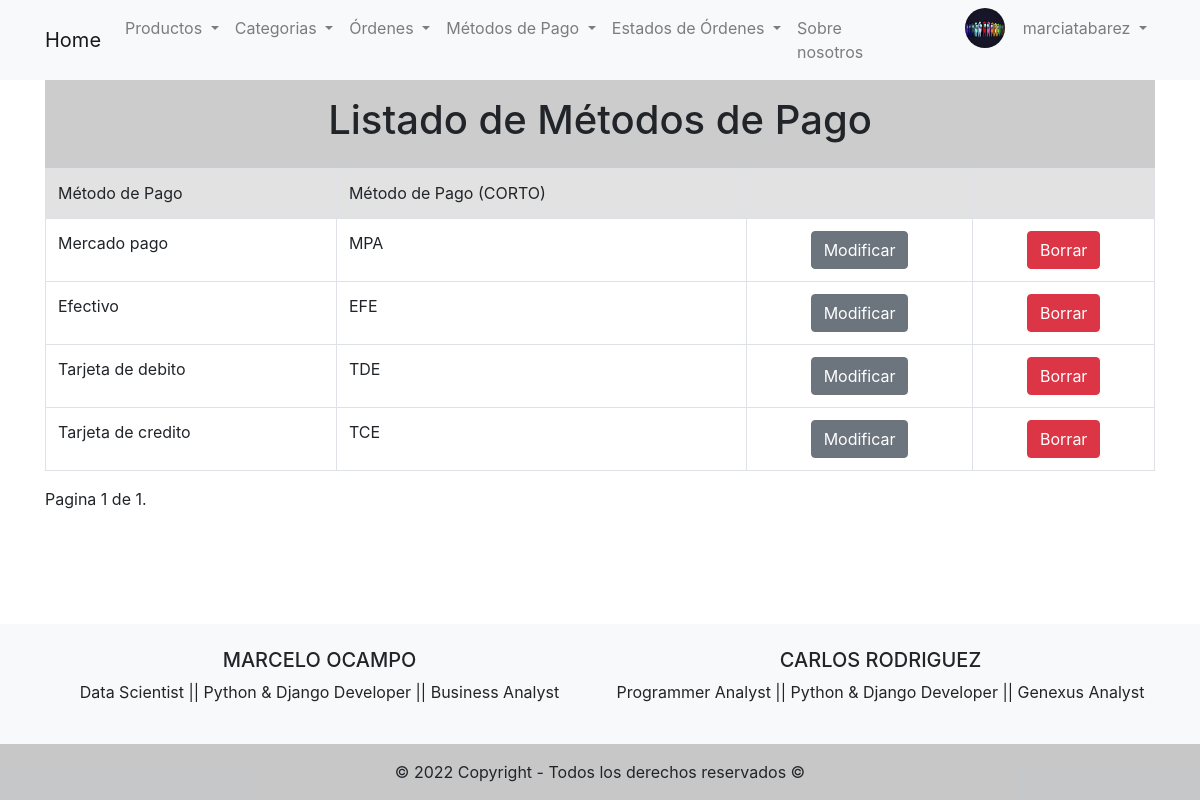
The page /orders/list-payment-methods/ (signed in) on the database its author committed.
### users/models.py (models this page shows, shortened)
class ProfileUser(models.Model):
    user = models.OneToOneField(User, on_delete=models.CASCADE, related_name='profile_user')
    phone = models.CharField(max_length=20, blank=True)
    birth_date = models.DateField(null=True, blank=True)
    city = models.CharField(max_length=50, blank=True)
    country = models.CharField(max_length=50, blank=True)
    profile_picture = models.ImageField(upload_to='profile_pictures', blank=True)

### orders/models.py (models this page shows, shortened)
class PaymentMethod(models.Model):
    payment_method_large = models.CharField(max_length=20, unique=True)
    payment_method_short = models.CharField(max_length=3)

### orders/views.py (the view)
# urls.py: path('list-payment-methods/', PaymentMethodListView.as_view(), name='list_payment_methods'),
class PaymentMethodListView(LoginRequiredMixin, ListView):
    model = PaymentMethod
    template_name = 'orders/list_payment_methods.html'
    paginate_by = 4

### templates/orders/list_payment_methods.html (shortened to what this page needs)
{% extends 'base.html' %}
{% block content %}
  <div class="text-center p-3" style="background-color: rgba(0, 0, 0, 0.2);">
    <h1>Listado de Métodos de Pago</h1>
  </div>
  <table class="table table-bordered">
    <thead style="background-color: #E2E2E2;">
      <tr>
        <td>Método de Pago</td>
        <td>Método de Pago (CORTO)</td>
        <td></td>
        <td></td>
      </tr>
    </thead>
    <tbody>
      {% if object_list %}
        {% for payment_method in object_list %}
          <tr>
            <td>{{payment_method.payment_method_large}}</td>
            <td>{{payment_method.payment_method_short}}</td>
            <td> <center> <a href="/orders/update-payment-method/{{payment_method.id}}/" class="btn btn-secondary">Modificar</a> </center> </td>
            <td> <center> <a href="/orders/delete-payment-method/{{payment_method.id}}/" class="btn btn-danger">Borrar</a> </center> </td>
          </tr>
        {% endfor %}
      {% else %}
        <h1>No hay registro de métodos de pago</h1>
      {% endif %}
    </tbody>
  </table>
  <div class="pagination">
    <span class="step-links">
        <span class="current">
            Pagina {{ page_obj.number }} de {{ page_obj.paginator.num_pages }}.
        </span>
    </span>
  </div>
{% endblock %}

### templates/base.html (shortened to what this page needs)
<!DOCTYPE html>
<html lang="en">
<head>
    <link rel="stylesheet" href="https://cdn.jsdelivr.net/npm/bootstrap@4.6.2/dist/css/bootstrap.min.css">
</head>
<body>
    <header>
        <nav class="navbar navbar-expand-lg navbar-light bg-light">
            <div class="container">
              <a class="navbar-brand" href="/">Home</a>
              <div class="collapse navbar-collapse" id="navbarSupportedContent">
                <ul class="navbar-nav mx-auto">
                  <li class="nav-item dropdown">
                    <a class="nav-link dropdown-toggle" href="#" id="navbarDropdownMenuLink" data-toggle="dropdown" aria-haspopup="true" aria-expanded="false">
                      Productos
                    </a>
                  </li>
                  <li class="nav-item dropdown">
                    <a class="nav-link dropdown-toggle" href="#" id="navbarDropdownMenuLink" data-toggle="dropdown" aria-haspopup="true" aria-expanded="false">
                      Categorias
                    </a>
                  </li>
                  <li class="nav-item dropdown">
                    <a class="nav-link dropdown-toggle" href="#" id="navbarDropdownMenuLink" data-toggle="dropdown" aria-haspopup="true" aria-expanded="false">
                      Órdenes
                    </a>
                  </li>
                  <li class="nav-item dropdown">
                      <a class="nav-link dropdown-toggle" href="#" id="navbarDropdownMenuLink" data-toggle="dropdown" aria-haspopup="true" aria-expanded="false">
                        Métodos de Pago
                      </a>
                  </li>
                  <li class="nav-item dropdown">
                    <a class="nav-link dropdown-toggle" href="#" id="navbarDropdownMenuLink" data-toggle="dropdown" aria-haspopup="true" aria-expanded="false">
                      Estados de Órdenes
                    </a>
                  </li>
                  <li class="nav-item">
                    <a class="nav-link" href="/about-us/">Sobre nosotros</a>
                  </li>
                  {% if request.user.profile_user.profile_picture.url != '' and request.user.is_authenticated %}
                      <img src="{{request.user.profile_user.profile_picture.url}}" alt="profile_picture" width="40" height="40" style="border-radius: 50%; margin-left: 70px;">
                  {% endif %}
                  {% if request.user.is_authenticated %}
                  <li class="nav-item dropdown">
                    <a class="nav-link dropdown-toggle" href="#" id="navbarDropdownMenuLink" data-toggle="dropdown" aria-haspopup="true" aria-expanded="false" style= "margin-left: 10px;">
                      {{request.user.username}}
                    </a>
                  </li>
                  {% endif %}
                </ul>
              </div>
            </div>
          </nav>
    </header>
    <div>
      <div class="container">
        {% block content %}
        {% endblock  %}
      </div>
    </div>
<footer class="bg-light text-center text-lg-start">
  <div class="container p-4">
    <div class="row">
      <div class="col-lg-6 col-md-12 mb-4 mb-md-0">
        <h5 class="text-uppercase">Marcelo Ocampo</h5>
        <p>
          Data Scientist || Python & Django Developer  || Business Analyst
        </p>
      </div>
      <div class="col-lg-6 col-md-12 mb-4 mb-md-0">
        <h5 class="text-uppercase">Carlos Rodriguez</h5>
        <p>
          Programmer Analyst || Python & Django Developer || Genexus Analyst
        </p>
      </div>
    </div>
  </div>
  <div class="text-center p-3" style="background-color: rgba(0, 0, 0, 0.2);">
    © 2022 Copyright - Todos los derechos reservados ©
  </div>
</footer>
</body>
</html>

### templates/base.html (style rules this page uses)
html { width: 100%; height: 100%; margin: 0; }
footer { position: absolute; bottom: 0; width: 100%; }

### rows shown on the page
PaymentMethod: payment_method_large "Mercado pago", payment_method_short "MPA"
PaymentMethod: payment_method_large "Efectivo", payment_method_short "EFE"
PaymentMethod: payment_method_large "Tarjeta de debito", payment_method_short "TDE"
PaymentMethod: payment_method_large "Tarjeta de credito", payment_method_short "TCE"

### other values the page prints
{{ request.user.username }} "marciatabarez"
{{ page_obj.number }} "1"
{{ page_obj.paginator.num_pages }} "1"
